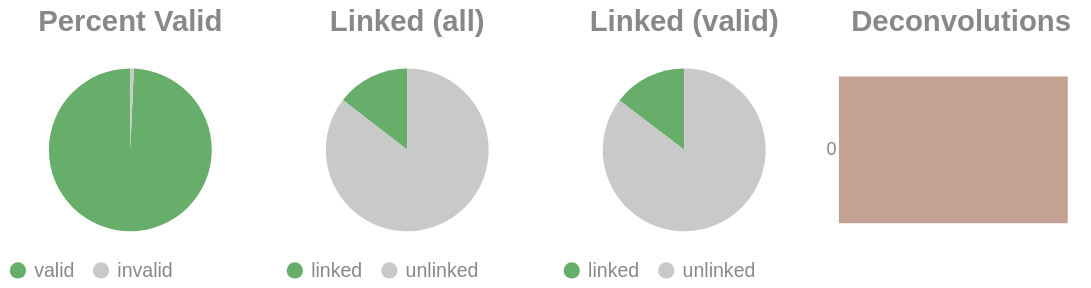

Notebook cell for this chart:
### Code cell
if SKIPLR:
    pass
else:
    clash = Counter()
    for i in valids['molecule'].to_list():
        _mol = i.split("-")
        if len(_mol) == 1:
            clash.update('0')
        else:
            clash.update(_mol[-1])

    _d = {"deconvolutions": [], 'count': []}
    for k,v in clash.items():
        _d['deconvolutions'].append(k)
        _d['count'].append(v)

    tot_valid = valids['reads'].sum()
    mask = valids['reads'] >= 2
    n_linked_reads = valids.filter(mask)['reads'].sum()
    if n_linked_reads == 0:
        print_html("No linked molecules (>=2 reads) were detected; skipping linked-only distributions.")
        SKIPLR = True
    else:
        perc_valid = round(tot_valid / n_reads, 4)
        linked_perc_abs = round(n_linked_reads / n_reads, 4)
        linked_perc = round(n_linked_reads / tot_valid, 4)

    _valid = pl.DataFrame({"valids": ['valid', 'invalid'], "count": [tot_valid, n_reads - tot_valid]})
    _linked_abs = pl.DataFrame({"linked (absolute)": ['linked', 'unlinked'], "count": [n_linked_reads, n_reads - n_linked_reads]})
    _linked_rel = pl.DataFrame({"linked (valids)": ['linked', 'unlinked'], "count": [n_linked_reads, tot_valid - n_linked_reads]})

    (
        alt.hconcat(
            piechart(_valid, goodval = 'valid', title = "Percent Valid"),
            piechart(_linked_abs, goodval = "linked", title =  "Linked (all)"),
            piechart(_linked_rel, goodval = "linked", title =  "Linked (valid)"),
            convolutionbar(pl.DataFrame(_d), title = "Deconvolutions"),
            center = True,
            bounds = 'flush'
        )
        .resolve_scale(color='independent')
        .resolve_legend('independent')
        .properties(usermeta={'embedOptions': {"actions": False}})
    ).display()

### Figure 1 — Vega-Lite specification as saved in the notebook (floating-point values rounded to 4 significant figures)
{"width": "container", "height": 400, "config": {"title": {"anchor": "start", "dy": -15, "fontSize": 18, "color": "#888888", "subtitleColor": "#888888", "subtitleFontSize": 14}, "arc": {"fill": "#0072B2"}, "axis": {"domainColor": "#888888", "domainWidth": 0.5, "gridWidth": 0.2, "grid": false, "titleFontWeight": 400, "titleFontSize": 15, "labelFontSize": 11, "labelColor": "#888888", "tickColor": "#888888", "tickWidth": 0.2, "titleColor": "#888888"}, "axisBand": {"grid": false}, "axisX": {"grid": true, "tickSize": 10, "domainCap": "round"}, "axisY": {"domain": false, "grid": true, "tickSize": 0, "domainCap": "round"}, "background": "transparent", "header": {"labelFontSize": 15, "labelColor": "#888888", "titleFontSize": 15, "titleFontWeight": 600, "titleColor": "#888888"}, "legend": {"labelFont": "sans-serif", "labelFontSize": 12, "labelColor": "#888888", "symbolSize": 100, "symbolType": "circle", "titleFontSize": 12, "titlePadding": 10, "titleColor": "#888888", "title": null}, "range": {"category": ["#E69F00", "#56B4E9", "#009E73", "#F0E442", "#0072B2", "#D55E00", "#CC79A7", "#000000"], "diverging": ["#cfe8f3", "#a2d4ec", "#73bfe2", "#46abdb", "#1696d2", "#12719e"]}, "area": {"fill": "#0072B2", "fillOpacity": 0.7, "line": true, "strokeOpacity": 0.7}, "line": {"color": "#0072B2", "stroke": "#0072B2", "strokeWidth": 2}, "trail": {"color": "#0072B2", "stroke": "#0072B2", "strokeWidth": 0, "size": 1}, "point": {"filled": true, "fillOpacity": 1.0, "size": 95}, "text": {"color": "#888888", "fontSize": 11, "align": "right", "fontWeight": 400, "size": 11}, "bar": {"fill": "#0072B2", "stroke": null}, "view": {"stroke": null, "continuousWidth": 660, "continuousHeight": 400}}, "hconcat": [{"data": {"name": "data-08ea8c12c574a976011f5b9738e33e09"}, "mark": {"type": "arc"}, "encoding": {"color": {"field": "valids", "legend": {"orient": "bottom", "title": null}, "scale": {"domain": ["valid", "invalid"], "range": ["#68ae6b", "#C9C9C9"]}, "title": "Valids", "type": "nominal"}, "theta": {"field": "count", "type": "quantitative"}, "tooltip": [{"field": "valids", "title": "Valids", "type": "ordinal"}, {"field": "percent", "format": ".2%", "title": "Percent", "type": "quantitative"}, {"field": "count", "title": "Count", "type": "quantitative"}]}, "height": 100, "title": {"text": "Percent Valid", "align": "center", "anchor": "middle"}, "transform": [{"calculate": "datum.count / 2458048", "as": "percent"}], "width": 150}, {"data": {"name": "data-d346f1032ede0e64578f35eae8866d60"}, "mark": {"type": "arc"}, "encoding": {"color": {"field": "linked (absolute)", "legend": {"orient": "bottom", "title": null}, "scale": {"domain": ["linked", "unlinked"], "range": ["#68ae6b", "#C9C9C9"]}, "title": "Linked (Absolute)", "type": "nominal"}, "theta": {"field": "count", "type": "quantitative"}, "tooltip": [{"field": "linked (absolute)", "title": "Linked (Absolute)", "type": "ordinal"}, {"field": "percent", "format": ".2%", "title": "Percent", "type": "quantitative"}, {"field": "count", "title": "Count", "type": "quantitative"}]}, "height": 100, "title": {"text": "Linked (all)", "align": "center", "anchor": "middle"}, "transform": [{"calculate": "datum.count / 2458048", "as": "percent"}], "width": 150}, {"data": {"name": "data-3d769ee39db892bb3840236477f1a92b"}, "mark": {"type": "arc"}, "encoding": {"color": {"field": "linked (valids)", "legend": {"orient": "bottom", "title": null}, "scale": {"domain": ["linked", "unlinked"], "range": ["#68ae6b", "#C9C9C9"]}, "title": "Linked (Valids)", "type": "nominal"}, "theta": {"field": "count", "type": "quantitative"}, "tooltip": [{"field": "linked (valids)", "title": "Linked (Valids)", "type": "ordinal"}, {"field": "percent", "format": ".2%", "title": "Percent", "type": "quantitative"}, {"field": "count", "title": "Count", "type": "quantitative"}]}, "height": 100, "title": {"text": "Linked (valid)", "align": "center", "anchor": "middle"}, "transform": [{"calculate": "datum.count / 2441101", "as": "percent"}], "width": 150}, {"data": {"name": "data-64571b33368872141deaa0a53ba1e7d6"}, "mark": {"type": "bar"}, "encoding": {"color": {"field": "deconvolutions", "legend": null, "scale": {"scheme": "lightgreyred"}, "type": "nominal"}, "tooltip": [{"field": "deconvolutions", "title": "Deconvolutions", "type": "ordinal"}, {"field": "percent", "format": ".2%", "title": "Percent", "type": "quantitative"}, {"field": "count", "title": "Count", "type": "quantitative"}], "x": {"axis": null, "field": "count", "type": "quantitative"}, "y": {"field": "deconvolutions", "sort": "ascending", "title": null, "type": "nominal"}}, "height": 100, "title": {"text": "Deconvolutions", "align": "center", "anchor": "middle"}, "transform": [{"calculate": "datum.count / 2247751", "as": "percent"}], "width": 150}], "bounds": "flush", "center": true, "resolve": {"legend": {"angle": "independent"}, "scale": {"color": "independent"}}, "usermeta": {"embedOptions": {"actions": false}}, "$schema": "https://vega.github.io/schema/vega-lite/v6.1.0.json", "datasets": {"data-08ea8c12c574a976011f5b9738e33e09": [{"valids": "valid", "count": 2441101}, {"valids": "invalid", "count": 16947}], "data-d346f1032ede0e64578f35eae8866d60": [{"linked (absolute)": "linked", "count": 356785}, {"linked (absolute)": "unlinked", "count": 2101263}], "data-3d769ee39db892bb3840236477f1a92b": [{"linked (valids)": "linked", "count": 356785}, {"linked (valids)": "unlinked", "count": 2084316}], "data-64571b33368872141deaa0a53ba1e7d6": [{"deconvolutions": "0", "count": 2247751}]}}
